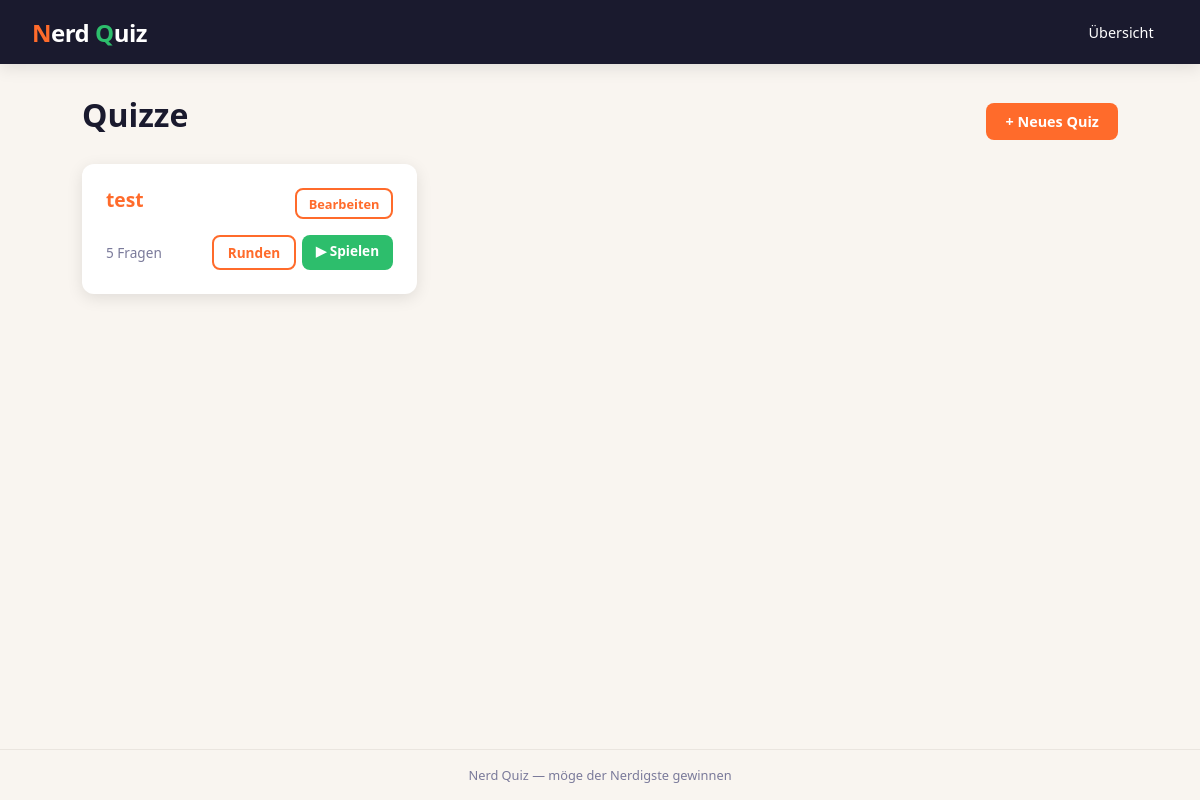
Before: / with the older database file.
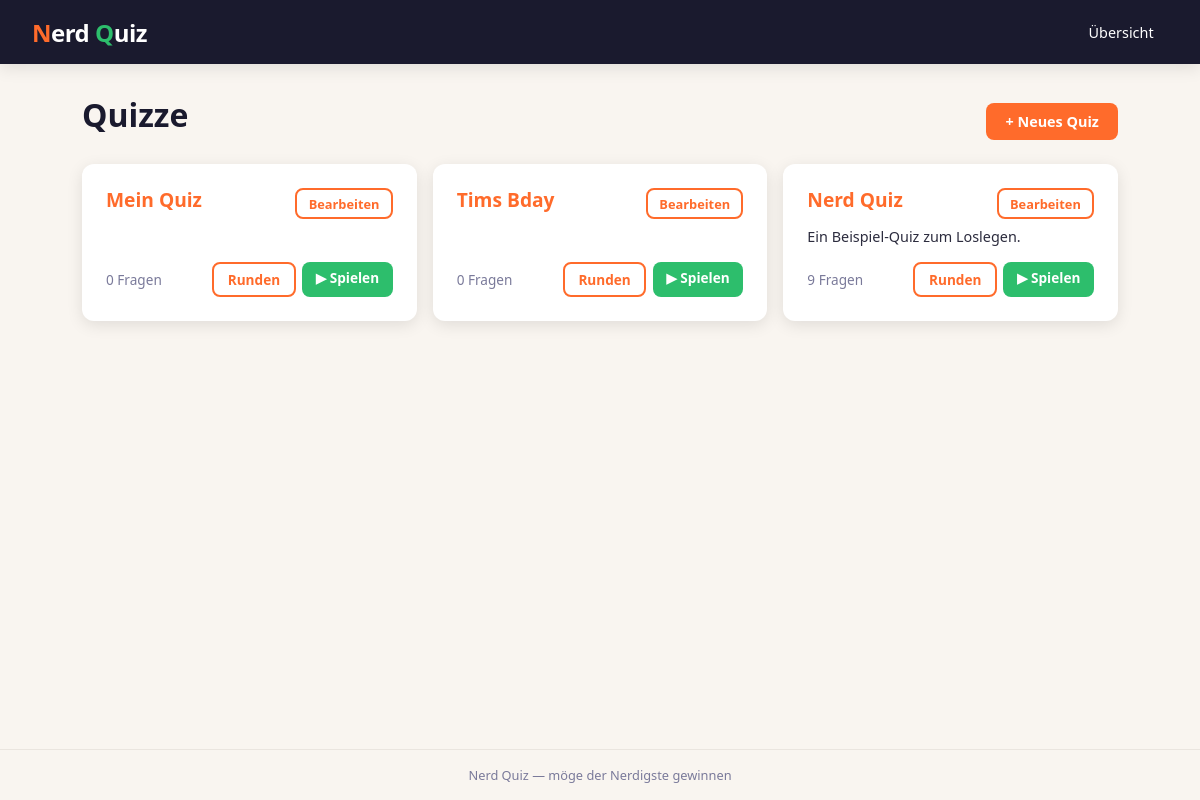
After: the same page with the newer database file.
### app/models.py (models this page shows, shortened)
class Quiz(models.Model):
    name = models.CharField(max_length=200)
    description = models.TextField(blank=True)

### app/views.py (the view)
# urls.py: path('', views.homepage, name='homepage'),
def homepage(request):
    quizzes = Quiz.objects.annotate(
        question_count=Count('categories__questions')
    ).order_by('-id')
    return render(request, 'homepage.html', {'quizzes': quizzes})

### app/templates/homepage.html (shortened to what this page needs)
{% extends "base.html" %}
{% block content %}
<div style="display:flex; align-items:baseline; justify-content:space-between; margin-bottom:1.5rem;">
    <h1>Quizze</h1>
    <a href="{% url 'quiz_create' %}" class="btn btn-primary">+ Neues Quiz</a>
</div>
{% if quizzes %}
<div style="display:grid; grid-template-columns:repeat(auto-fill,minmax(280px,1fr)); gap:1rem;">
    {% for quiz in quizzes %}
    <div class="card" style="display:flex; flex-direction:column; gap:0.5rem;">
        <div style="display:flex; align-items:flex-start; justify-content:space-between; gap:0.5rem;">
            <h2 style="font-size:1.2rem;">{{ quiz.name }}</h2>
            <a href="{% url 'quiz_edit' pk=quiz.pk %}" class="btn btn-outline" style="padding:0.3rem 0.7rem; font-size:0.8rem; flex-shrink:0;">Bearbeiten</a>
        </div>
        {% if quiz.description %}
        <p style="font-size:0.9rem;">{{ quiz.description }}</p>
        {% endif %}
        <div style="display:flex; align-items:center; justify-content:space-between; margin-top:auto; padding-top:0.5rem;">
            <p style="font-size:0.85rem; color:var(--muted);">
                {{ quiz.question_count }} Frage{{ quiz.question_count|pluralize:"n" }}
            </p>
            <div style="display:flex; gap:0.4rem;">
                <a href="{% url 'quiz_sessions' pk=quiz.pk %}" class="btn btn-outline" style="font-size:0.85rem; padding:0.35rem 0.85rem;">
                    Runden
                </a>
                <a href="{% url 'play_start' quiz_pk=quiz.pk %}" class="btn btn-secondary" style="font-size:0.85rem; padding:0.35rem 0.85rem;">
                    ▶ Spielen
                </a>
            </div>
        </div>
    </div>
    {% endfor %}
</div>
{% else %}
<div class="card" style="text-align:center; padding:3rem; color:var(--muted);">
    <p style="font-size:1.1rem;">Noch keine Quizze — trau dich doch!</p>
</div>
{% endif %}
{% endblock %}

### app/templates/base.html (shortened to what this page needs)
<!DOCTYPE html>
<html lang="de">
<head>
</head>
<body>
<header>
    <a class="logo" href="/">
        <span class="n">N</span><span class="rest">erd</span>&nbsp;<span class="q">Q</span><span class="rest">uiz</span>
    </a>
    <nav>
        {% block nav %}
        <a href="/">Übersicht</a>
        {% endblock %}
    </nav>
</header>
<main>
    {% block content %}{% endblock %}
</main>
<footer>
    Nerd Quiz &mdash; möge der Nerdigste gewinnen
</footer>
</body>
</html>

### app/templates/base.html (style rules this page uses)
:root { --orange: #FF6B2B; --orange-light: #FF9A5C; --orange-pale: #FFF0E8; --green: #2DBE6C; --green-light: #5DD68E; --green-pale: #E8FBF1; --dark: #1A1A2E; --text: #2C2C3E; --muted: #7A7A9A; --white: #FFFFFF; --radius: 12px; --shadow: 0 4px 16px rgba(0,0,0,0.10); }
* { box-sizing: border-box; margin: 0; padding: 0; }
body { font-family: 'Segoe UI', system-ui, sans-serif; background-color: #F9F5F0; color: var(--text); min-height: 100vh; display: flex; flex-direction: column; }
header { background: var(--dark); padding: 0 2rem; display: flex; align-items: center; justify-content: space-between; height: 64px; box-shadow: var(--shadow); }
.logo { font-size: 1.5rem; font-weight: 800; letter-spacing: -0.5px; text-decoration: none; }
.logo span.n { color: var(--orange); }
.logo span.q { color: var(--green); }
.logo span.rest { color: var(--white); }
nav { display: flex; gap: 0.5rem; }
nav a { color: var(--white); text-decoration: none; padding: 0.4rem 0.9rem; border-radius: 8px; font-size: 0.9rem; font-weight: 500; transition: background 0.15s; }
main { flex: 1; padding: 2rem; max-width: 1100px; width: 100%; margin: 0 auto; }
.card { background: var(--white); border-radius: var(--radius); box-shadow: var(--shadow); padding: 1.5rem; }
.btn { display: inline-block; padding: 0.55rem 1.2rem; border-radius: 8px; font-size: 0.9rem; font-weight: 600; cursor: pointer; border: none; text-decoration: none; transition: filter 0.15s, transform 0.1s; }
.btn-primary { background: var(--orange); color: var(--white); }
.btn-secondary { background: var(--green); color: var(--white); }
.btn-outline { background: transparent; color: var(--orange); border: 2px solid var(--orange); }
h1, h2, h3 { font-weight: 800; line-height: 1.2; }
h1 { font-size: 2rem; color: var(--dark); }
h2 { font-size: 1.4rem; color: var(--orange); }
footer { text-align: center; padding: 1rem; font-size: 0.8rem; color: var(--muted); border-top: 1px solid #EAE5DF; }

Changed rows visible on the page:
removed Quiz: name "test", question_count "5"
added Quiz: name "Mein Quiz", question_count "0"
added Quiz: name "Tims Bday", question_count "0"
added Quiz: name "Nerd Quiz", description "Ein Beispiel-Quiz zum Loslegen.", question_count "9"
